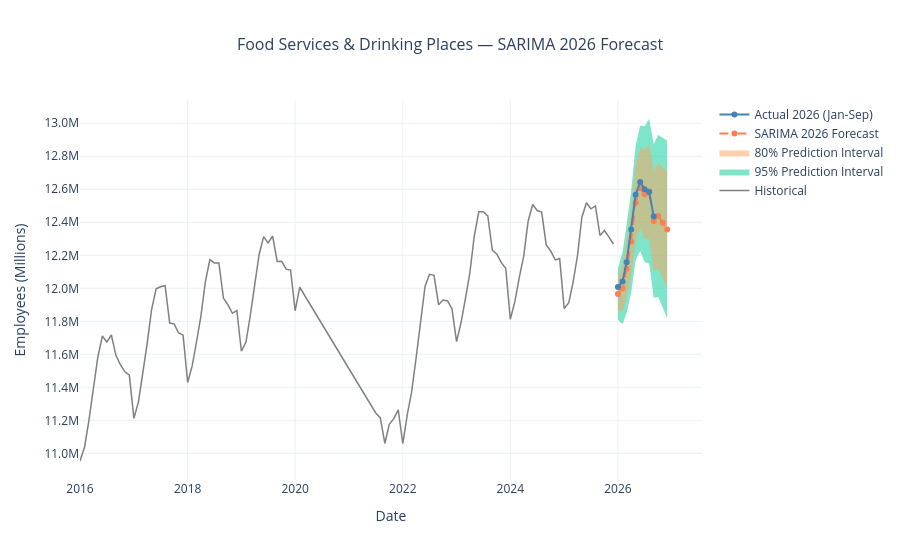

Write notebook code for a chart like this one.
### Code cell
# --- Forward Forecast: 2026 ---
# Retrain SARIMA through December 2025
full_series = df_interp[df_interp.index <= '2025-12-01']['employed']
full_series.index = pd.DatetimeIndex(full_series.index, freq='MS')

sarima_final = SARIMAX(
    full_series,
    order=(1, 1, 1),
    seasonal_order=(1, 1, 1, 12)
).fit(disp=False)

print(
    "Final SARIMA converged:",
    sarima_final.mle_retvals.get('converged')
)

forecast_index = pd.date_range(
    start=full_series.index[-1] + pd.offsets.MonthBegin(1),
    periods=12,
    freq='MS'
)

# Generate forecast object
forecast_res = sarima_final.get_forecast(steps=12)

# Point forecast
sarima_2026 = forecast_res.predicted_mean
sarima_2026.index = forecast_index

# Prediction intervals
ci_80 = forecast_res.conf_int(alpha=0.20)
ci_80.index = forecast_index

ci_95 = forecast_res.conf_int(alpha=0.05)
ci_95.index = forecast_index

# Forecast table
forecast_table = pd.DataFrame({
    'forecast': sarima_2026,
    'lower_80': ci_80.iloc[:, 0],
    'upper_80': ci_80.iloc[:, 1],
    'lower_95': ci_95.iloc[:, 0],
    'upper_95': ci_95.iloc[:, 1]
})

fig = go.Figure()

# Historical series
fig.add_trace(go.Scatter(
    x=full_series.index,
    y=full_series.values,
    mode='lines',
    name='Historical',
    line=dict(color='gray', width=1.5),
    hovertemplate='%{x|%b %Y}: %{customdata}<extra></extra>',
    customdata=[
        f'{v/1_000_000:.2f}M'
        for v in full_series.values
    ]
))

# 95% prediction interval
fig.add_trace(go.Scatter(
    x=forecast_index,
    y=ci_95.iloc[:, 1],
    mode='lines',
    line=dict(width=0),
    showlegend=False,
    hoverinfo='skip'
))

fig.add_trace(go.Scatter(
    x=forecast_index,
    y=ci_95.iloc[:, 0],
    mode='lines',
    line=dict(width=0),
    fill='tonexty',
    name='95% Prediction Interval',
    hoverinfo='skip'
))

# 80% prediction interval
fig.add_trace(go.Scatter(
    x=forecast_index,
    y=ci_80.iloc[:, 1],
    mode='lines',
    line=dict(width=0),
    showlegend=False,
    hoverinfo='skip'
))

fig.add_trace(go.Scatter(
    x=forecast_index,
    y=ci_80.iloc[:, 0],
    mode='lines',
    line=dict(width=0),
    fill='tonexty',
    name='80% Prediction Interval',
    hoverinfo='skip'
))

# 2026 SARIMA point forecast
fig.add_trace(go.Scatter(
    x=sarima_2026.index,
    y=sarima_2026.values,
    mode='lines+markers',
    name='SARIMA 2026 Forecast',
    line=dict(
        color='coral',
        width=2,
        dash='dash'
    ),
    marker=dict(size=6),
    hovertemplate='%{x|%b %Y}: %{customdata}<extra></extra>',
    customdata=[
        f'{v/1_000_000:.2f}M'
        for v in sarima_2026.values
    ]
))

# Actual Jan-Sep 2026 for forecast evaluation
actual_2026 = df_raw.loc[
    '2026-01-01':'2026-09-01', 'employed'
]

fig.add_trace(go.Scatter(
    x=actual_2026.index,
    y=actual_2026.values,
    mode='lines+markers',
    name='Actual 2026 (Jan-Sep)',
    line=dict(
        color='steelblue',
        width=2
    ),
    marker=dict(size=6),
    hovertemplate='%{x|%b %Y}: %{customdata}<extra></extra>',
    customdata=[
        f'{v/1_000_000:.2f}M'
        for v in actual_2026.values
    ]
))

fig.update_layout(
    title=dict(
        text='Food Services & Drinking Places — SARIMA 2026 Forecast',
        x=0.5,
        font=dict(size=16)
    ),
    xaxis_title='Date',
    yaxis_title='Employees (Millions)',
    yaxis=dict(
        tickvals=list(
            range(
                11_000_000,
                13_500_000,
                200_000
            )
        ),
        ticktext=[
            f'{v/1_000_000:.1f}M'
            for v in range(
                11_000_000,
                13_500_000,
                200_000
            )
        ]
    ),
    template='plotly_white',
    hovermode='x unified'
)

fig.show()
